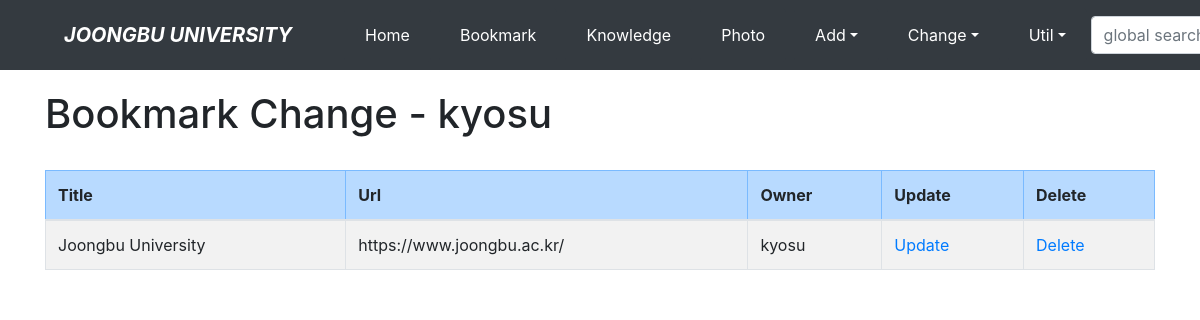
The app's page /bookmark/change/ (signed in) with its own data.
### bookmark/models.py (models this page shows, shortened)
class Bookmark(models.Model):
    title = models.CharField('TITLE', max_length=100, blank=True)
    url = models.URLField('URL', unique=True)
    owner = models.ForeignKey(User, on_delete=models.CASCADE, blank=True, null=True)

### bookmark/views.py (the view)
# urls.py: path('change/', views.BookmarkChangeLV.as_view(), name="change",),
class BookmarkChangeLV(LoginRequiredMixin, ListView):
    template_name = 'bookmark/bookmark_change_list.html'
    def get_queryset(self):
        return Bookmark.objects.filter(owner=self.request.user)

### bookmark/templates/bookmark/bookmark_change_list.html (shortened to what this page needs)
{% extends "base.html" %}
{% block content %}
    <h1>Bookmark Change - {{user}}</h1>
    <br>
    <table class="table table-bordered table-condensed table-striped">
        <thead>
            <tr class="table-primary">
                <th>Title</th>
                <th>Url</th>
                <th>Owner</th>
                <th>Update</th>
                <th>Delete</th>
            </tr>
        </thead>
        <tbody>
            {% for item in object_list %}
            <tr>
                <td>{{ item.title }}</td>
                <td>{{ item.url }}</td>
                <td>{{ item.owner }}</td>
                <td><a href="{% url 'bookmark:update' item.id %}">Update</a></td>
                <td><a href="{% url 'bookmark:delete' item.id %}">Delete</a></td>
            </tr>
            {% endfor %}
        </tbody>
    </table>
{% endblock %}

### records on screen
Bookmark: title "Joongbu University", url "https://www.joongbu.ac.kr/", owner "kyosu"

### other values on screen
{{ user }} "kyosu"
